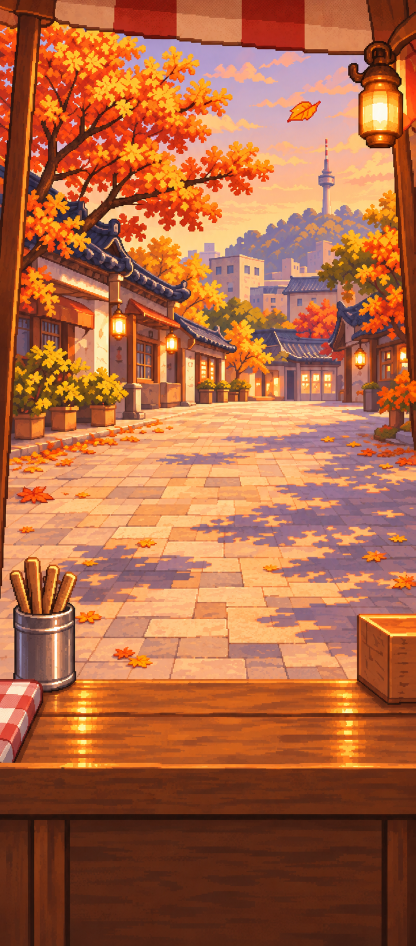
#> input picture 4_image_generation_results_and_backups/26_feedback_generated/20_home_background/autumn.png, 831 x 1891 px (shown at 1/2 size)
$ python -i apply_26_home_art.py   (imports and definitions only)
#> lines starting #> are read from the running program, lines starting #| are printed output that depends on the picture
"""Fits the 26번 4-1단계 home art (25번 필요한 그림 6번 손님, 20번 배경) into
the game's assets. It only reads the generated folder.

    python tools/apply_26_home_art.py <26_feedback_generated folder> --preview
    python tools/apply_26_home_art.py <26_feedback_generated> --only customers
    python tools/apply_26_home_art.py <26_feedback_generated> --only backgrounds --measure

Run it in 1_app_development. Outputs:

* assets/images/customer/<id>_<normal|happy|sad>.png (256x320 RGBA): the
  guests standing at the stall (WorkshopGuestLayer). Named guests npc_* and
  walkin_2..4 come from 06_customers_v2/ (1122x1402, the same 0.8 shape):
  premultiplied Lanczos down, alpha snapped (no halo), and every expression
  moved by the normal face's offset so the body's cut sits on the bottom
  edge and the three expressions line up. walkin_1 comes from 54_walkin1/
  (25번 54번, redrawn in the same style, 1120x1400, the same 0.8 shape) and
  is fitted the same way.
* assets/images/bg_low/<id>.png (335x762, opaque): the 14 backgrounds with
  the stall lowered to the towel (20_home_background/; clear from clear-v2,
  "v2 우선"). Each is scaled to the 335 width, then moved up or down so the
  red check towel's top edge sits at TOWEL_TARGET (524, the towelTops the
  counter already uses, DEC-038); rows missing at the bottom repeat the
  counter front (it is under the griddle). rain and seaside (923x1704) are
  too short at that width: they are scaled up until the towel can reach 524
  and cut at the right (the towel is at the left edge).
  --measure prints the measured towel tops (put them in
  NightStallPainter.towelTops as bg_low/<id>; after this tool all are 524).
"""
import argparse
import sys
from pathlib import Path

import numpy as np
from PIL import Image

ROOT = Path(__file__).resolve().parent.parent
REPO = ROOT.parent
CUSTOMER_DIR = ROOT / "assets/images/customer"
LOW_DIR = ROOT / "assets/images/bg_low"

GUEST_SIZE = (256, 320)
NAMED = ["npc_yunha", "npc_doyun", "npc_makrye", "npc_seojin", "npc_taeo",
         "npc_eunchae", "npc_minjae", "npc_sua"]
WALKINS = ["walkin_2", "walkin_3", "walkin_4"]
MOODS = ["normal", "happy", "sad"]

BG_SIZE = (335, 762)
TOWEL_TARGET = 524
BACKGROUNDS = ["autumn", "autumn_night", "cherry", "cherry_night", "clear",
               "clear_night", "dusk", "forest", "night", "rain", "rain_night",
               "seaside", "snow", "snowday"]
# clear uses the layout reference (25번 20번: v2 우선).
BG_SOURCE = {"clear": "clear-v2"}


def premultiplied_resize(img, size, box=None):
    return img.convert("RGBa").resize(size, Image.LANCZOS, box=box).convert("RGBA")


# [17 lines left out: functions snap_alpha, _fit_guest, not called in this run]


def _bottom_gap(img):
    box = img.getbbox()
    return GUEST_SIZE[1] - box[3] if box else 0


# Each guest's generated folder (walkin_1 was redrawn later, 25번 54번).
GUEST_FOLDER = {"walkin_1": "54_walkin1"}


def generated_guests(src):
    made = {}
    for gid in NAMED + ["walkin_1"] + WALKINS:
        folder = src / GUEST_FOLDER.get(gid, "06_customers_v2")
        normal = Image.open(folder / f"{gid}_normal.png").convert("RGBA")
        dy = _bottom_gap(premultiplied_resize(normal, GUEST_SIZE))
        for mood in MOODS:
            img = Image.open(folder / f"{gid}_{mood}.png").convert("RGBA")
            made[f"{gid}_{mood}"] = _fit_guest(img, dy)
    return made


# [6 lines left out: function customers, not called in this run]


# ----------------------------------------------------------- backgrounds

# The red check towel's top edge in each generated picture scaled to the
# 335 width (rain and seaside are 618 tall there), read off a 20px grid
# sheet and checked on --preview's sheet (the 524 line). Automatic
# detection is not reliable: the towel's colours change with each
# picture's light (dusk's red street, cherry's pale checks).
TOWEL_AT_335 = {"clear-v2": 545, "clear": 512, "rain": 460, "seaside": 460,
                "autumn": 548, "autumn_night": 566, "cherry": 568,
                "cherry_night": 544, "clear_night": 566, "dusk": 572,
                "forest": 576, "night": 563, "rain_night": 576, "snow": 553,
                "snowday": 512}


# [78 lines left out: functions fit_background, backgrounds, preview, main, not called in this run]


# [2 lines not run here, left out]

>>> import cv2
>>> picture = cv2.imread('../../4_image_generation_results_and_backups/26_feedback_generated/20_home_background/autumn.png', cv2.IMREAD_GRAYSCALE)
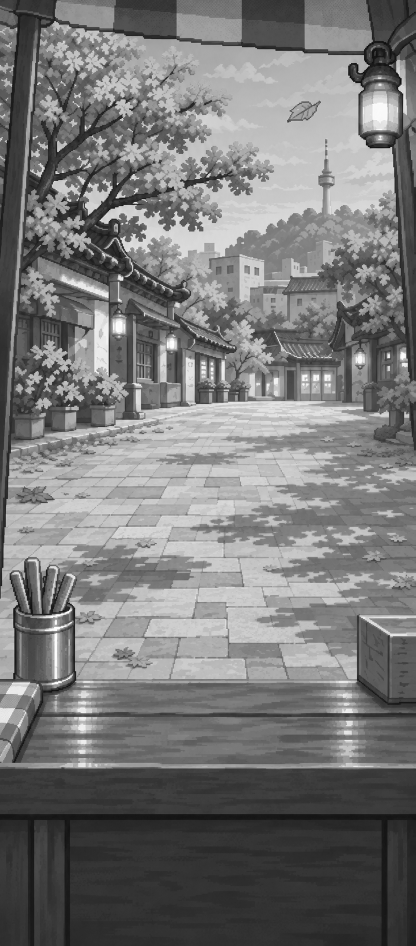
#> picture: shape (1891, 831) (shown at 1/2 size); min 0, max 255, mean 120.4
#> (the run stopped early here; a loop or call above may not have finished)

$ run again, on 4_image_generation_results_and_backups/26_feedback_generated/20_home_background/clear-v2.png
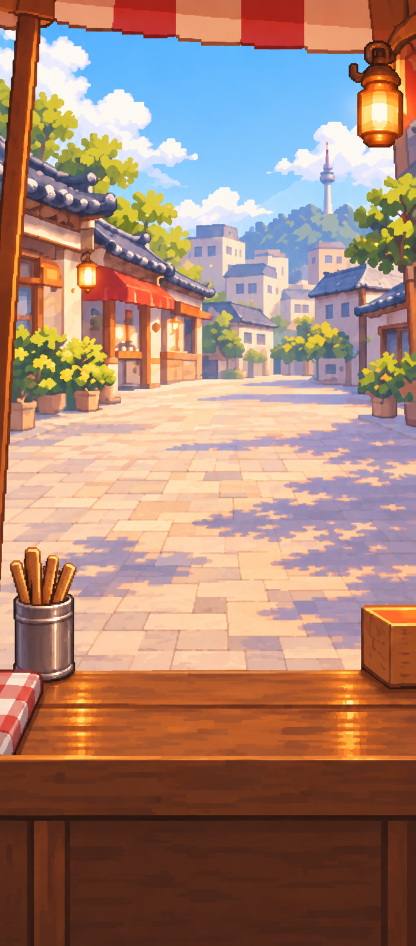
#> input picture 4_image_generation_results_and_backups/26_feedback_generated/20_home_background/clear-v2.png, 831 x 1891 px (shown at 1/2 size)
#> `picture = cv2.imread('../../4_image_generation_results_and_backups/26_..`:
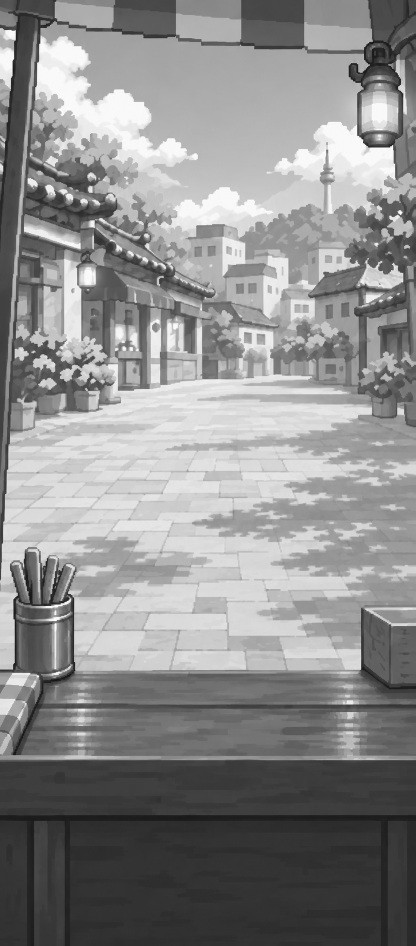
#> picture: shape (1891, 831) (shown at 1/2 size); min 3, max 255, mean 140.1

$ run again, on 4_image_generation_results_and_backups/26_feedback_generated/20_home_background/clear_night.png
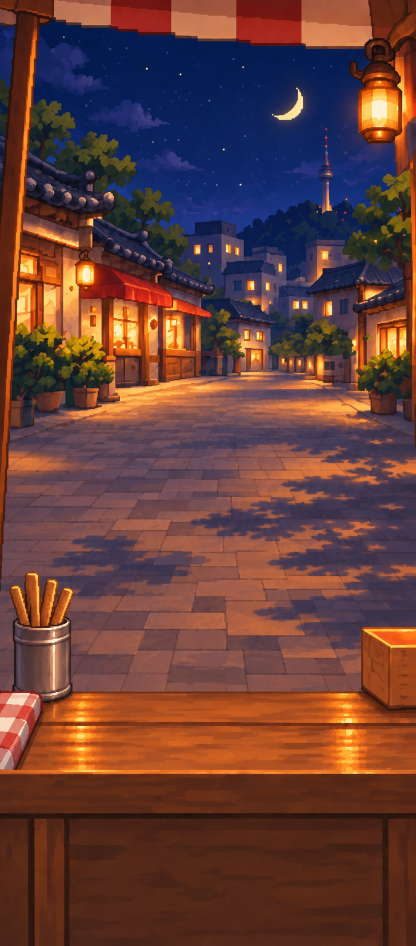
#> input picture 4_image_generation_results_and_backups/26_feedback_generated/20_home_background/clear_night.png, 831 x 1891 px (shown at 1/2 size)
#> `picture = cv2.imread('../../4_image_generation_results_and_backups/26_..`:
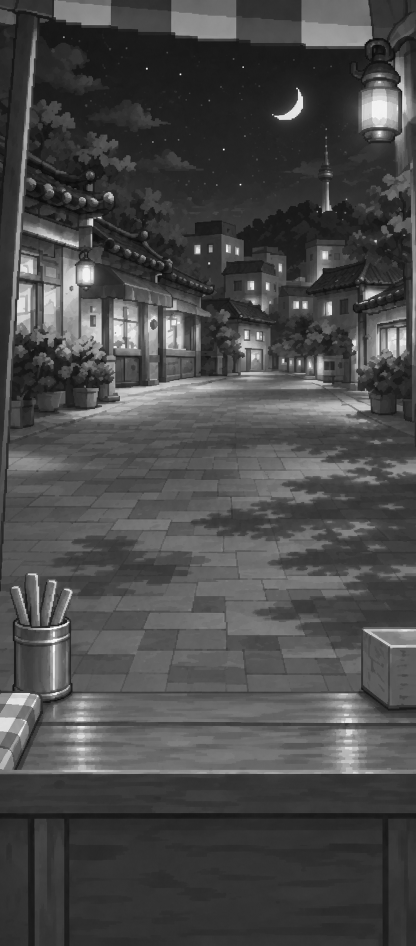
#> picture: shape (1891, 831) (shown at 1/2 size); min 2, max 254, mean 73.6

$ run again, on 4_image_generation_results_and_backups/26_feedback_generated/20_home_background/dusk.png
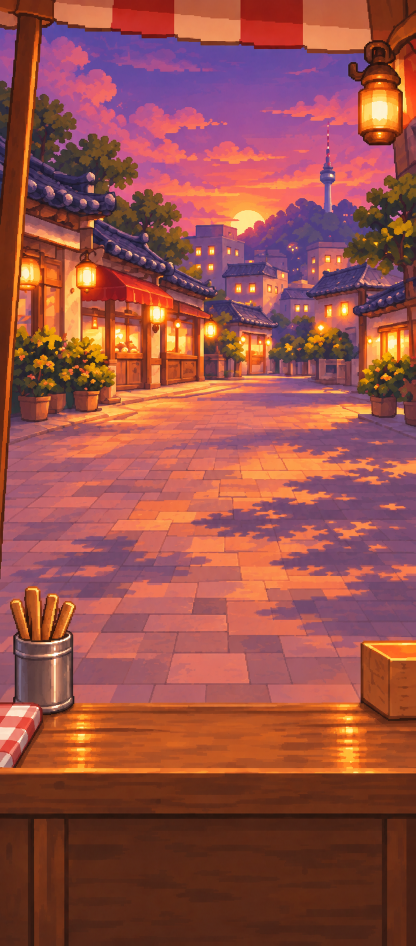
#> input picture 4_image_generation_results_and_backups/26_feedback_generated/20_home_background/dusk.png, 831 x 1891 px (shown at 1/2 size)
#> `picture = cv2.imread('../../4_image_generation_results_and_backups/26_..`:
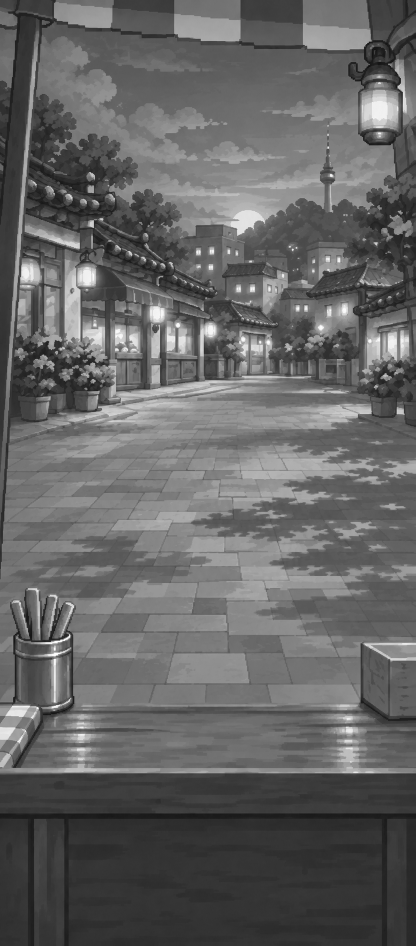
#> picture: shape (1891, 831) (shown at 1/2 size); min 2, max 255, mean 100.4
